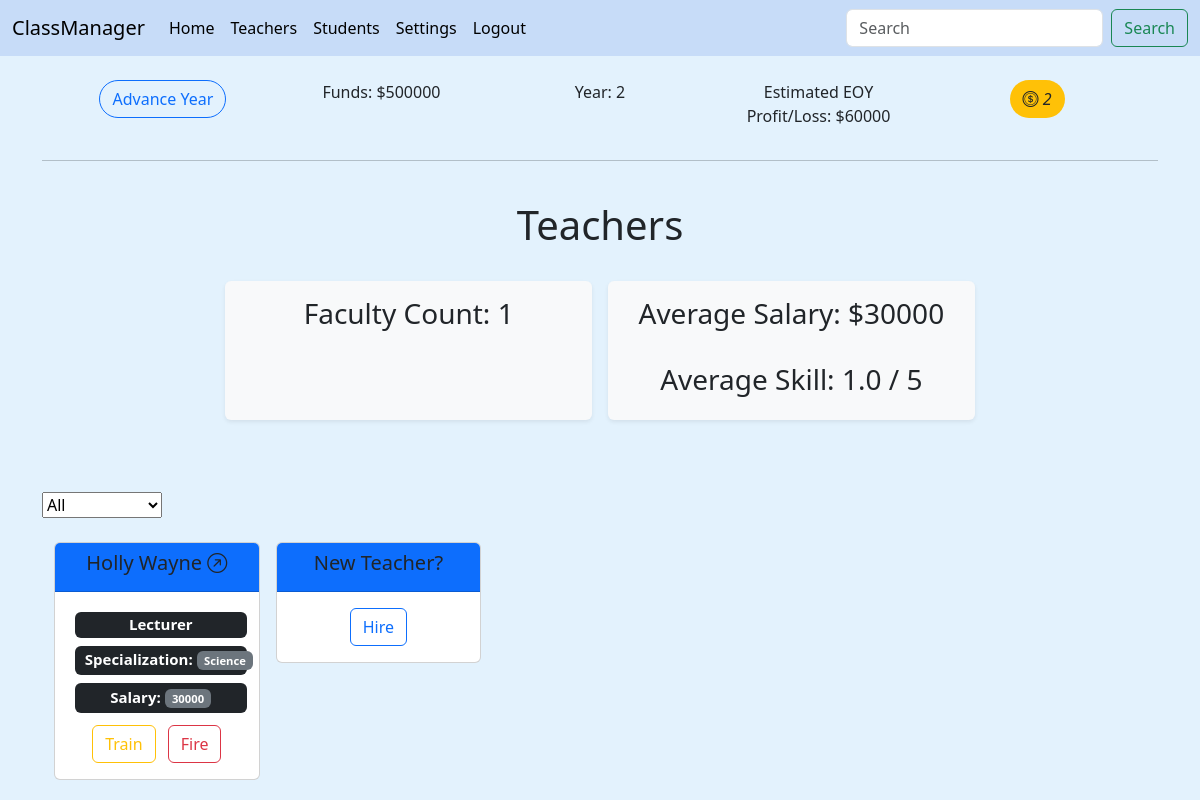
The page /all_teachers/ (signed in) on the database its author committed.
### main/models.py (models this page shows, shortened)
class School(models.Model):
    user = models.OneToOneField(User, on_delete=models.CASCADE, blank=True, null=True)
    name = models.CharField(max_length=30, default="My New School")
    player_name = models.CharField(max_length=30, unique=True)
    year = models.IntegerField(default=1)
    actionTokens = models.IntegerField(default=3)
    money = models.IntegerField(validators=[MinValueValidator(0), MaxValueValidator(1000000000)], blank=True, null=True, default=500000)
    tuition = models.IntegerField(validators=[MinValueValidator(0), MaxValueValidator(100000)], blank=True, null=True, default=10000)
    def checkTokens(self):
        return self.actionTokens

class Teacher(models.Model):
    user = models.ForeignKey(User, on_delete=models.CASCADE, blank=True, null=True)
    first_name = models.CharField(max_length=50)
    last_name = models.CharField(max_length=50)
    subject = models.ForeignKey(Subject, on_delete=models.CASCADE, blank=True, null=True)
    salary = models.IntegerField(validators=[MinValueValidator(1000), MaxValueValidator(999999)], blank=True, null=True)
    SKILL = [
        (1, 'Lecturer'),
        (2, 'Senior Lecturer'),
        (3, 'Assistant Professor'),
        (4, 'Associate Professor'),
        (5, 'Professor'),
    ]
    skill = models.IntegerField(choices=SKILL, default=1, blank=True, null=True)
    def __str__(self):
        return (
                f"{self.first_name+' '+self.last_name}"
        )

class Subject(models.Model):
    user = models.ForeignKey(User, on_delete=models.CASCADE, blank=True, null=True)
    name = models.CharField(max_length=60, unique=True)
    def __str__(self):
        return (
                f"{self.name}"
        )

### main/views.py (the view, shortened to what this page needs)
# urls.py: path('all_teachers/', views.all_teachers, name='all_teachers'),
@login_required(login_url="main:login_view")
def all_teachers(request):
    user = request.user
    user_school = get_object_or_404(School, user_id=user.id)
    subjects = Subject.objects.filter(user_id=user.id)
    teachers = Teacher.objects.filter(user_id=user.id)
    teacherForm = TeacherForm()
    costs = computeFinancials(user, user_school)
    filter = request.GET.get('filter') if bool(request.GET.get('filter', False)) else None
    avgSkill = computeAvgSkill(teachers)
    avgSalary = computeAvgSalary(teachers)
    return render(request, "main/all_teachers.html", {
        'school': user_school,
        'teachers': teachers,
        'subjects': subjects,
        'filter': filter,
        'avgSkill': avgSkill,
        'avgSalary': avgSalary,
        'form': teacherForm,
        'costs': costs,
    })

### main/forms.py
class TeacherForm(forms.ModelForm):
    class Meta:
        model = Teacher
        fields = '__all__'
        exclude = ['user', 'subject', 'salary']

### main/gameFunctions.py (called while the page is built)
def computeAvgSkill(set):
    return round(sum(x.skill for x in set)/len(set), 1)

def computeAvgSalary(set):
    return int(sum(x.salary for x in set)/len(set))

def computeFinancials(user, school):
    teachers = Teacher.objects.filter(user_id=user.id)
    studentCount = Student.objects.filter(user_id=user.id).count()
    tuition = school.tuition
    profit = tuition*studentCount
    losses = sum(teacher.salary for teacher in teachers)
    return profit-losses

### main/models.py (called while the page is built)
    def __str__(self):
        return (
                f"{self.first_name+' '+self.last_name}"
        )

    def __str__(self):
        return (
                f"{self.name}"
        )

### main/templates/main/all_teachers.html (shortened to what this page needs)
{% extends "main/base.html" %}
{% block content %}
{% if request.user.is_authenticated %}
<h1>
  {% if filter is None %}
  <center>Teachers</center>
  {% else %}
  <center>{{filter|capfirst}} Teachers</center>
  {% endif %}
</h1>
<br>
<div class="container text-center">
  <div class="row g-2 justify-content-center">
    <div class="col-4 m-2 shadow-sm p-3 mb-5 bg-body-tertiary rounded bg-light">
      <h3>Faculty Count: {{teachers.count}}</h3>
    </div>
    <div
      class="col-4 m-2 shadow-sm p-3 mb-5 bg-body-tertiary rounded bg-light align-items-center justify-content-center">
      <h3>Average Salary: ${{avgSalary}}</h3>
      <br />
      <h3>Average Skill: {{avgSkill}} / 5</h3>
    </div>
  </div>
</div>
<br />
<form action="" id="filter">
  <select name="filter">
    <option value="all">All</option>
  </select>
</form>
<br>
<div id="teacher-container" class="container overflow-hidden text-center">
  <div class="row row-cols-2 row-cols-lg-5 g-2 g-lg-3">
    {% for teacher in teachers %}
    <div class="col-2">
      <div id="{{teacher.id}}" class="card mb-3" style="max-width: 18rem;">
        <div class="card-header bg-primary">
          <h5><a class="title-header link-dark bg-primary fw-medium"
              href="{% url 'main:teacher' teacher.id %}">{{teacher|title}} <i
                class="bi bi-arrow-up-right-circle"></i></a></h5>
        </div>
        <div class="card-body">
          <h5 class="card-title">
            <span style="width: 100%;" class="m-1 badge bg-dark">{{ teacher.get_skill_display }}</span>
            <br />
            <span style="width: 100%;" class="m-1 badge bg-dark">Specialization: <span class="badge bg-secondary"> {{teacher.subject}}</span></span>
            <br />
            <span style="width: 100%;" class="m-1 badge bg-dark">Salary: <span class="badge bg-secondary"> {{teacher.salary}}</span></span>
          </h5>
          {% if school.checkTokens > 0 %}
          <a class="me-2" href="{% url 'main:train' teacher.id %}"><button type="button"
              class="btn btn-outline-warning">Train</button></a>
          {% endif %}
          <a href="{% url 'main:delete' teacher.id 'teacher' %}">
            <button type="button" class="btn btn-outline-danger">Fire</button>
          </a>
        </div>
      </div>
    </div>
    {% endfor %}
    <div id="start_create_teacher" class="col-2">
      <div class="card mb-3" style="max-width: 18rem">
        <div class="card-header bg-primary">
          <h5 class="text-dark bg-primary fw-medium">New Teacher?</h5>
        </div>
        <div class="card-body">
          {% if school.checkTokens > 0 %}
          <button class="toggler btn btn-outline-primary" id="teacher">Hire</button>
          {% else %}
          <span style="width: 100%;" class="badge bg-dark">No <i class="bi bi-coin text-warning"></i> left!</span>
          <br />
          <span style="width: 100%;" class="badge bg-dark">Advance Year for more <i
              class="bi bi-coin text-warning"></i>!</span>
          {% endif %}
        </div>
      </div>
    </div>
  </div>
</div>
{% endif %}
{% endblock %}

### main/templates/main/base.html (shortened to what this page needs)
<!DOCTYPE html>
<html>
<head>
  <link rel="stylesheet" href="https://cdn.jsdelivr.net/npm/bootstrap-icons@1.10.5/font/bootstrap-icons.css">
  {% load bootstrap5 %} {% bootstrap_css %} {% bootstrap_javascript %}
</head>
<body style="background-color: #e3f2fd;">
  <nav class="navbar navbar-expand-lg" style="background-color: #c7dcf8;">
    <div class="container-fluid">
      <a class="navbar-brand" href="{% url 'main:home' %}">ClassManager</a>
      <div class="collapse navbar-collapse" id="navbarSupportedContent">
        {% if request.user.is_authenticated %}
        <ul class="navbar-nav me-auto mb-2 mb-lg-0">
          <li class="nav-item">
            <a class="nav-link active" aria-current="page" href="{% url 'main:home' %}">Home</a>
          </li>
          <li class="nav-item">
            <a class="nav-link active" aria-current="page" href="{% url 'main:all_teachers' %}">Teachers</a>
          </li>
          <li class="nav-item">
            <a class="nav-link active" aria-current="page" href="{% url 'main:all_students' %}">Students</a>
          </li>
          <li class="nav-item">
            <a class="nav-link active" aria-current="page" href="{% url 'main:settings' %}">Settings</a>
          </li>
          <li class="nav-item">
            <a class="nav-link active" aria-current="page" href="{% url 'main:logout_view' %}">Logout</a>
          </li>
        </ul>
        <form class="d-flex" role="search" action="{% url 'main:search' %}">
          <input name="q" class="form-control me-2" type="search" placeholder="Search" aria-label="Search"
            list="findList">
          <button class="btn btn-outline-success" type="submit">Search</button>
        </form>
        {% endif %}
      </div>
    </div>
  </nav>
  <div class="container">
    {% if request.user.is_authenticated %}
    <br />
    <div class="row g-2 justify-content-evenly text-center">
      <a class="col-2" href="{% url 'main:nextYear' %}"><button type="button"
          class="btn btn-outline-primary rounded-pill">Advance Year</button></a>
      <p class="col-2">Funds: ${{school.money}}</p>
      <p class="col-2">Year: {{school.year}}</p>
      <p class="col-2">Estimated EOY Profit/Loss: ${{costs}}</p>
      <div class="col-2">
      <p class="rounded-pill btn bg-warning text-dark token-display"><i class="bi bi-coin">
          {{school.checkTokens}}</i></p></div>
    </div>
    <hr>
    {% endif %}
    <br />
    {% block content %}{% endblock %}
  </div>
</body>
</html>

### main/templates/main/base.html (style rules this page uses)
.title-header { text-decoration: none; }

### rows shown on the page
School: money "500000", year "2", checkTokens "2"
Teacher: {{ teacher.id }} 1 (drawn), first_name+last_name "Holly Wayne", skill "Lecturer", subject "Science", salary "30000"

### other values the page prints
{{ costs }} "60000"
{{ teachers.count }} "1"
{{ avgSalary }} "30000"
{{ avgSkill }} "1.0"
